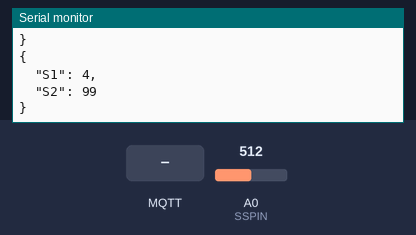
Recording of a sketch running on a simulated ESP8266 (NodeMCU). Shown: the last lines printed to the serial monitor. Inputs (shaded band) come from the test bench; at power-on: A0 (SSPIN) = 512. WiFi joins after 1.5 s; servers stay silent unless stated; no MQTT or app messages arrive unless stated.

Above: at 2.7 s.
2.8 s: MQTT message "temp1" arrives on the first subscribed topic
At 3.4 s:
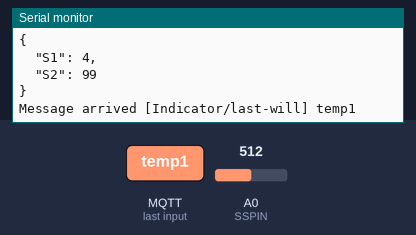
4.3 s: MQTT message "1" arrives on the first subscribed topic
At 4.49 s:
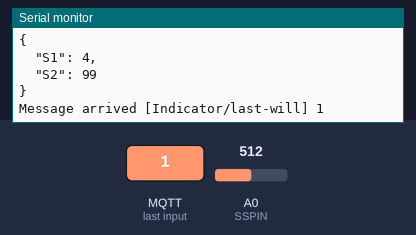
5.8 s: MQTT message "on" arrives on the first subscribed topic
At 6.4 s:
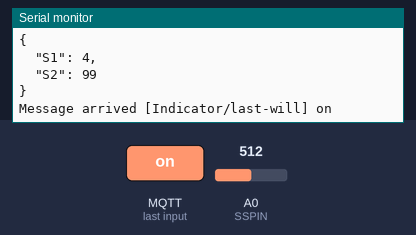
7.3 s: MQTT message "off" arrives on the first subscribed topic
At 7.49 s:
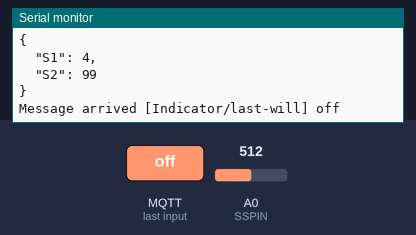
8.8 s: A0 (SSPIN) set to 716
At 10.1 s:
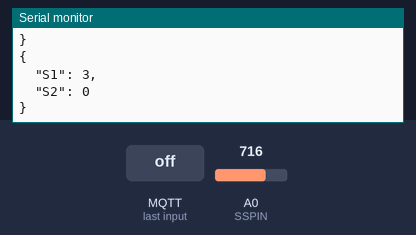
10.3 s: A0 (SSPIN) set to 900
At 11.2 s:
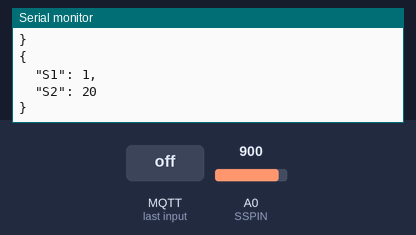
Timing chart, 0 to 12.8 s (numbered marks = the images above; inputs shaded):
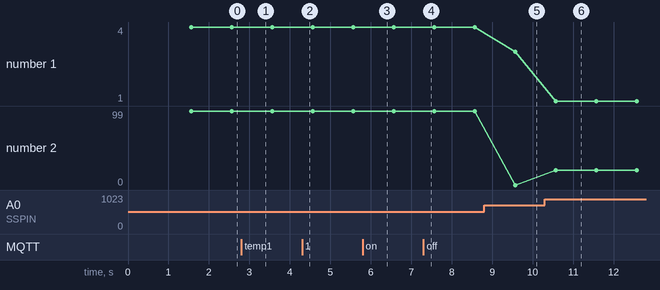

Measured:
- after the input at 2.8 s, the serial monitor: prints a new line at once (image 1)
- after the input at 4.3 s, the serial monitor: prints a new line at once (image 2)
- after the input at 5.8 s, the serial monitor: prints a new line at once (image 3)
- after the input at 7.3 s, the serial monitor: prints a new line at once (image 4)
- after the input at 8.8 s, the serial monitor: prints a new line after 0.77 s (image 5)
- after the input at 10.3 s, the serial monitor: prints a new line after 0.27 s (image 6)
- plotted number 1: 4 → 3 after the input at 8.8 s
- plotted number 2: 99 → 0 after the input at 8.8 s, 0 → 20 after the input at 10.3 s

The sketch:

arduino.ino
```cpp
#include <ESP8266WiFi.h>
#include <PubSubClient.h>

//============== SENSOR TEMP AND HUM ==================

//================= JSONM LIB ===========================
#include <ArduinoJson.h>


// Cập nhật thông tin
// Thông tin về wifi
#define ssid "Loi PC"
#define password "4545@5454"
// Thông tin về MQTT Broker
#define mqtt_server "m12.cloudmqtt.com"
#define mqtt_topic_pub "Indicator/last-will"
#define mqtt_topic_sub "Indicator/last-will"

#define mqtt_user "ESP8266_MCU"
#define mqtt_pwd "123456"
#define SSPIN A0
const uint16_t mqtt_port = 12038;


// bien cho viec gui du lieu dinh ki===========================================
const long interval = 1000;
unsigned long previousMillis = 0;        // will store last time LED was updated
//==============================================================================
// ======================= DHT INIT =================================
// ================== == == == == == == == == == == == == == == == == == =

WiFiClient espClient;
PubSubClient client(espClient);

int counter = 0;
char state;
long lastMsg = 0;
char msg[50];
int value = 0;
void setup_wifi();
void callback(char* topic, byte* payload, unsigned int length);

void setup() {
  Serial.begin(115200);
  setup_wifi();
  client.setServer(mqtt_server, mqtt_port);
  client.setCallback(callback);
  //pinMode(  ledPin, OUTPUT);
}
// Hàm kết nối wifi
void setup_wifi() {
  delay(10);
  Serial.println();
  Serial.print("Connecting to ");
  Serial.println(ssid);
  WiFi.begin(ssid, password);
  while (WiFi.status() != WL_CONNECTED) {
    delay(500);
    Serial.print(".");
  }
  Serial.println("");
  Serial.println("WiFi connected");
  Serial.println("IP address: ");
  Serial.println(WiFi.localIP());
}
// call back để nhận dữ liệu
void callback(char* topic, byte* payload, unsigned int length) {
  Serial.print("Message arrived [");
  Serial.print(topic);
  Serial.print("] ");
  for (int i = 0; i < length; i++) {
    char receivedChar = (char)payload[i];
    Serial.print(receivedChar);
    //    if (receivedChar == '1')
    //      // Kiểm tra nếu tin nhận được là 1 thì bật LED và ngược lại
    //      digitalWrite(ledPin, HIGH);
    //    if (receivedChar == '0')
    //      digitalWrite(ledPin, LOW);
  }
  Serial.println();
}
void reconnect() {
  // Chờ tới khi kết nối
  while (!client.connected()) {
    Serial.print("Attempting MQTT connection...");
    if (client.connect("ESP8266Client", mqtt_user, mqtt_pwd)) {
      Serial.println("connected");
      client.publish(mqtt_topic_pub, "ESP_reconnected");
      client.subscribe(mqtt_topic_sub);
    } else {
      Serial.print("failed, rc=");
      Serial.print(client.state());
      Serial.println(" try again in 5 seconds");
      // Đợi 5s
      delay(5000);
    }
  }
}
void temp_send() {
  value = map (analogRead (SSPIN),1024,0,0,1000);

  StaticJsonBuffer<200> jsonBuffer;
  //================= Create Array ============================
  //JsonArray& array = jsonBuffer.createArray();
  //  array.add(t);
  //  array.add("hum");
  //================== Create Object  ==========================
  JsonObject& object = jsonBuffer.createObject();
  object["S1"] = value / 100;
  object["S2"] =  value - (value / 100) * 100;


  char buffer[256];
  object.printTo(buffer, sizeof(buffer));
  object.prettyPrintTo(Serial);
  Serial.println ();


  //================== Pub MQTT ==================================
  //client.publish(mqtt_topic_pub, String(t).c_str());
  client.publish("Indicator1/message",  buffer);
  //client.publish ("temp1", "{\"temp\":131.22,\"hum\":67}");
}
void loop() {

  // Kiểm tra kết nối
  if (!client.connected()) {
    reconnect();
  }

  // GUI DU LIEU DINH KY ++++++++++++++++++++++
  unsigned long currentMillis = millis();
  if (currentMillis - previousMillis >= interval) {
    previousMillis = currentMillis;
    temp_send ();
  }
  client.loop();

}
```
